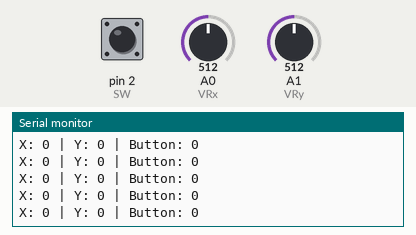
This sketch was run on a simulated Arduino Uno, built with avr-gcc and run on an emulated ATmega328P. On the bench: the last lines printed to the serial monitor. Inputs (shaded band) come from the test bench; at power-on: pin 2 (SW) HIGH, A0 (VRx) = 512, A1 (VRy) = 512.

Above: at 1.2 s.
1.3 s: pin 2 (SW) pulled LOW for 0.15 s
At 1.31 s:
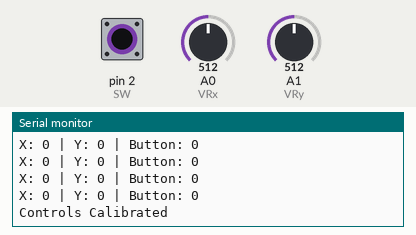
2.9 s: A0 (VRx) set to 716
At 2.93 s:
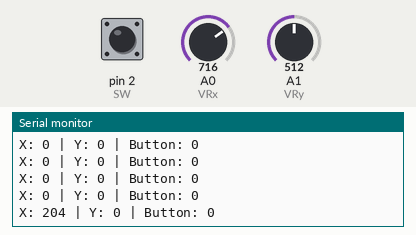
4.4 s: A1 (VRy) set to 716
At 4.44 s:
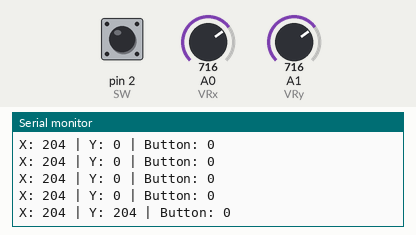
7.4 s: A0 (VRx) set to 900
At 7.46 s:
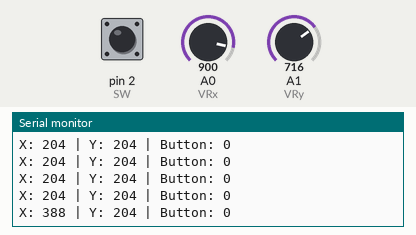
8.9 s: A1 (VRy) set to 900
At 8.98 s:
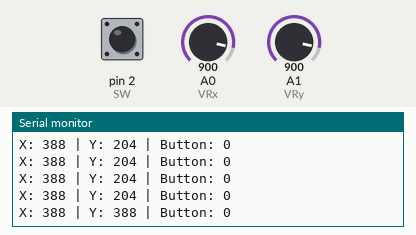
Timing chart, 0 to 11.4 s (numbered marks = the images above; inputs shaded):
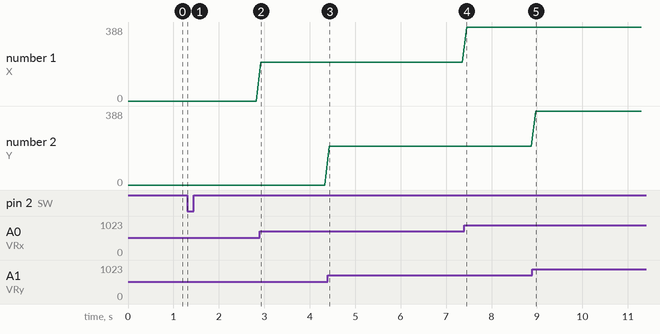

The sketch:

Joystick.ino
```cpp
// code referenced and modified from
// http://create.arduino.cc/projecthub/MisterBotBreak/how-to-use-a-joystick-with-serial-monitor-1f04f0

int VRx = A0;
int VRy = A1;
int SW = 2;

int xPosition = 0;
int yPosition = 0;
int SW_state = 0;
int mapX = 0;
int mapY = 0;

int xErr = 0;
int yErr = 0;

void setup() {
  Serial.begin(9600);

  pinMode(VRx, INPUT);
  pinMode(VRy, INPUT);
  pinMode(SW, INPUT_PULLUP);

}

void loop() {
  xPosition = analogRead(VRx);
  yPosition = analogRead(VRy);
  SW_state = !digitalRead(SW);

  if (SW_state) {
    xErr = xPosition - 512;
    yErr = yPosition - 512;
    Serial.println("Controls Calibrated");
  }

  mapX = map(xPosition - xErr, 0, 1023, -512, 512);
  mapY = map(yPosition - yErr, 0, 1023, -512, 512);

  Serial.print("X: ");
  Serial.print(mapX);
  Serial.print(" | Y: ");
  Serial.print(mapY);
  Serial.print(" | Button: ");
  Serial.println(SW_state);

  delay(100);

}
```

Measured:
- after the input at 1.3 s, the serial monitor: prints a new line at once (image 1)
- after the input at 2.9 s, the serial monitor: prints a new line at once (image 2)
- after the input at 4.4 s, the serial monitor: prints a new line at once (image 3)
- after the input at 7.4 s, the serial monitor: prints a new line after 0.06 s (image 4)
- after the input at 8.9 s, the serial monitor: prints a new line after 0.07 s (image 5)
- plotted number 1: 0 → 204 after the input at 2.9 s, 204 → 388 after the input at 7.4 s
